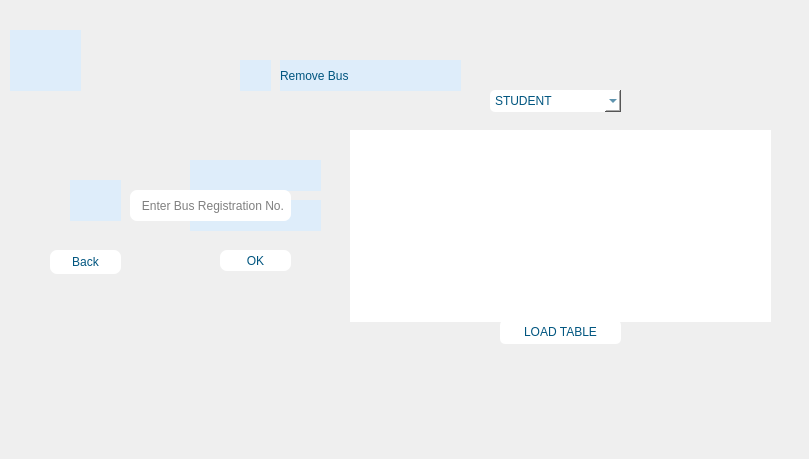
    <widget class="QWidget" name="Remove_bus">
     <widget class="QPushButton" name="back_sup_6">
      <property name="geometry">
       <rect>
        <x>50</x>
        <y>250</y>
        <width>71</width>
        <height>24</height>
       </rect>
      </property>
      <property name="styleSheet">
       <string notr="true">color: rgb(0, 85, 127);
background-color: rgb(255, 255, 255);
font: 700 10pt &quot;Segoe UI&quot;;
border-radius: 7px;</string>
      </property>
      <property name="text">
       <string>Back</string>
      </property>
      <property name="icon">
       <iconset resource="IMAGE.qrc">
        <normaloff>:/pic/images/back.png</normaloff>:/pic/images/back.png</iconset>
      </property>
     </widget>
     <widget class="QPushButton" name="ok_sup_7">
      <property name="geometry">
       <rect>
        <x>220</x>
        <y>250</y>
        <width>71</width>
        <height>21</height>
       </rect>
      </property>
      <property name="styleSheet">
       <string notr="true">color: rgb(0, 85, 127);
background-color: rgb(255, 255, 255);
font: 700 10pt &quot;Segoe UI&quot;;
border-radius: 7px;</string>
      </property>
      <property name="text">
       <string>OK</string>
      </property>
      <property name="icon">
       <iconset resource="IMAGE.qrc">
        <normaloff>:/pic/images/OK.png</normaloff>:/pic/images/OK.png</iconset>
      </property>
     </widget>
     <widget class="QLineEdit" name="remove_bus_reg">
      <property name="geometry">
       <rect>
        <x>130</x>
        <y>190</y>
        <width>161</width>
        <height>31</height>
       </rect>
      </property>
      <property name="styleSheet">
       <string notr="true">background-color: rgb(255, 255, 255);
border-radius: 7px;</string>
      </property>
      <property name="placeholderText">
       <string>   Enter Bus Registration No.</string>
      </property>
     </widget>
     <widget class="QLabel" name="label_22">
      <property name="geometry">
       <rect>
        <x>0</x>
        <y>0</y>
        <width>800</width>
        <height>450</height>
       </rect>
      </property>
      <property name="text">
       <string/>
      </property>
      <property name="pixmap">
       <pixmap resource="IMAGE.qrc">:/pic/images/BackGround.png</pixmap>
      </property>
      <property name="scaledContents">
       <bool>true</bool>
      </property>
     </widget>
     <widget class="QTableView" name="tableView_22">
      <property name="geometry">
       <rect>
        <x>350</x>
        <y>130</y>
        <width>421</width>
        <height>192</height>
       </rect>
      </property>
      <property name="styleSheet">
       <string notr="true">border-radius: 8px;</string>
      </property>
     </widget>
     <widget class="QPushButton" name="pushButton_78">
      <property name="geometry">
       <rect>
        <x>500</x>
        <y>320</y>
        <width>121</width>
        <height>24</height>
       </rect>
      </property>
      <property name="styleSheet">
       <string notr="true">color: rgb(0, 85, 127);
background-color: rgb(255, 255, 255);
font: 700 10pt &quot;Segoe UI&quot;;
border-radius: 5px;</string>
      </property>
      <property name="text">
       <string>LOAD TABLE</string>
      </property>
      <property name="icon">
       <iconset resource="IMAGE.qrc">
        <normaloff>:/pic/images/loading.png</normaloff>:/pic/images/loading.png</iconset>
      </property>
     </widget>
     <widget class="QComboBox" name="remove_bus_for">
      <property name="geometry">
       <rect>
        <x>490</x>
        <y>90</y>
        <width>131</width>
        <height>22</height>
       </rect>
      </property>
      <property name="styleSheet">
       <string notr="true">text-align: center;
background-color: rgb(255, 255, 255);
border-color: rgb(255, 255, 255);
selection-color: rgb(0, 0, 0);
selection-background-color: rgb(255, 255, 255);
color: rgb(0, 85, 127);
font: 600 10pt &quot;Poppins SemiBold&quot;;
selection-color: rgb(0, 85, 127);
gridline-color: rgb(0, 85, 127);
border-radius: 5px;</string>
      </property>
      <item>
       <property name="text">
        <string>STUDENT</string>
       </property>
      </item>
      <item>
       <property name="text">
        <string>TEACHER</string>
       </property>
      </item>
      <item>
       <property name="text">
        <string>STAFF</string>
       </property>
      </item>
     </widget>
     <widget class="QLabel" name="label_102">
      <property name="geometry">
       <rect>
        <x>190</x>
        <y>160</y>
        <width>131</width>
        <height>31</height>
       </rect>
      </property>
      <property name="styleSheet">
       <string notr="true">background-color: rgb(222, 237, 250);</string>
      </property>
      <property name="text">
       <string/>
      </property>
     </widget>
     <widget class="QLabel" name="label_141">
      <property name="geometry">
       <rect>
        <x>190</x>
        <y>200</y>
        <width>131</width>
        <height>31</height>
       </rect>
      </property>
      <property name="styleSheet">
       <string notr="true">background-color: rgb(222, 237, 250);</string>
      </property>
      <property name="text">
       <string/>
      </property>
     </widget>
     <widget class="QLabel" name="label_142">
      <property name="geometry">
       <rect>
        <x>280</x>
        <y>60</y>
        <width>181</width>
        <height>31</height>
       </rect>
      </property>
      <property name="styleSheet">
       <string notr="true">color: rgb(0, 85, 127);
background-color: rgb(222, 237, 250);
font: 20pt &quot;Lucida Calligraphy&quot;;

</string>
      </property>
      <property name="text">
       <string>Remove Bus</string>
      </property>
     </widget>
     <widget class="QLabel" name="label_143">
      <property name="geometry">
       <rect>
        <x>240</x>
        <y>60</y>
        <width>31</width>
        <height>31</height>
       </rect>
      </property>
      <property name="styleSheet">
       <string notr="true">color: rgb(0, 85, 127);
background-color: rgb(222, 237, 250);
font: 20pt &quot;Lucida Calligraphy&quot;;

</string>
      </property>
      <property name="text">
       <string/>
      </property>
      <property name="pixmap">
       <pixmap resource="IMAGE.qrc">:/pic/images/remove.png</pixmap>
      </property>
      <property name="scaledContents">
       <bool>true</bool>
      </property>
     </widget>
     <widget class="QLabel" name="label_144">
      <property name="geometry">
       <rect>
        <x>10</x>
        <y>30</y>
        <width>71</width>
        <height>61</height>
       </rect>
      </property>
      <property name="styleSheet">
       <string notr="true">color: rgb(0, 85, 127);
background-color: rgb(222, 237, 250);
font: 20pt &quot;Lucida Calligraphy&quot;;

</string>
      </property>
      <property name="text">
       <string/>
      </property>
      <property name="pixmap">
       <pixmap resource="IMAGE.qrc">:/pic/images/bus.png</pixmap>
      </property>
      <property name="scaledContents">
       <bool>true</bool>
      </property>
     </widget>
     <widget class="QLabel" name="label_145">
      <property name="geometry">
       <rect>
        <x>70</x>
        <y>180</y>
        <width>51</width>
        <height>41</height>
       </rect>
      </property>
      <property name="styleSheet">
       <string notr="true">background-color: rgb(222, 237, 250);</string>
      </property>
      <property name="text">
       <string/>
      </property>
      <property name="pixmap">
       <pixmap resource="IMAGE.qrc">:/pic/images/document.png</pixmap>
      </property>
      <property name="scaledContents">
       <bool>true</bool>
      </property>
     </widget>
     <zorder>label_22</zorder>
     <zorder>label_102</zorder>
     <zorder>label_141</zorder>
     <zorder>back_sup_6</zorder>
     <zorder>ok_sup_7</zorder>
     <zorder>remove_bus_reg</zorder>
     <zorder>tableView_22</zorder>
     <zorder>pushButton_78</zorder>
     <zorder>remove_bus_for</zorder>
     <zorder>label_142</zorder>
     <zorder>label_143</zorder>
     <zorder>label_144</zorder>
     <zorder>label_145</zorder>
    </widget>
